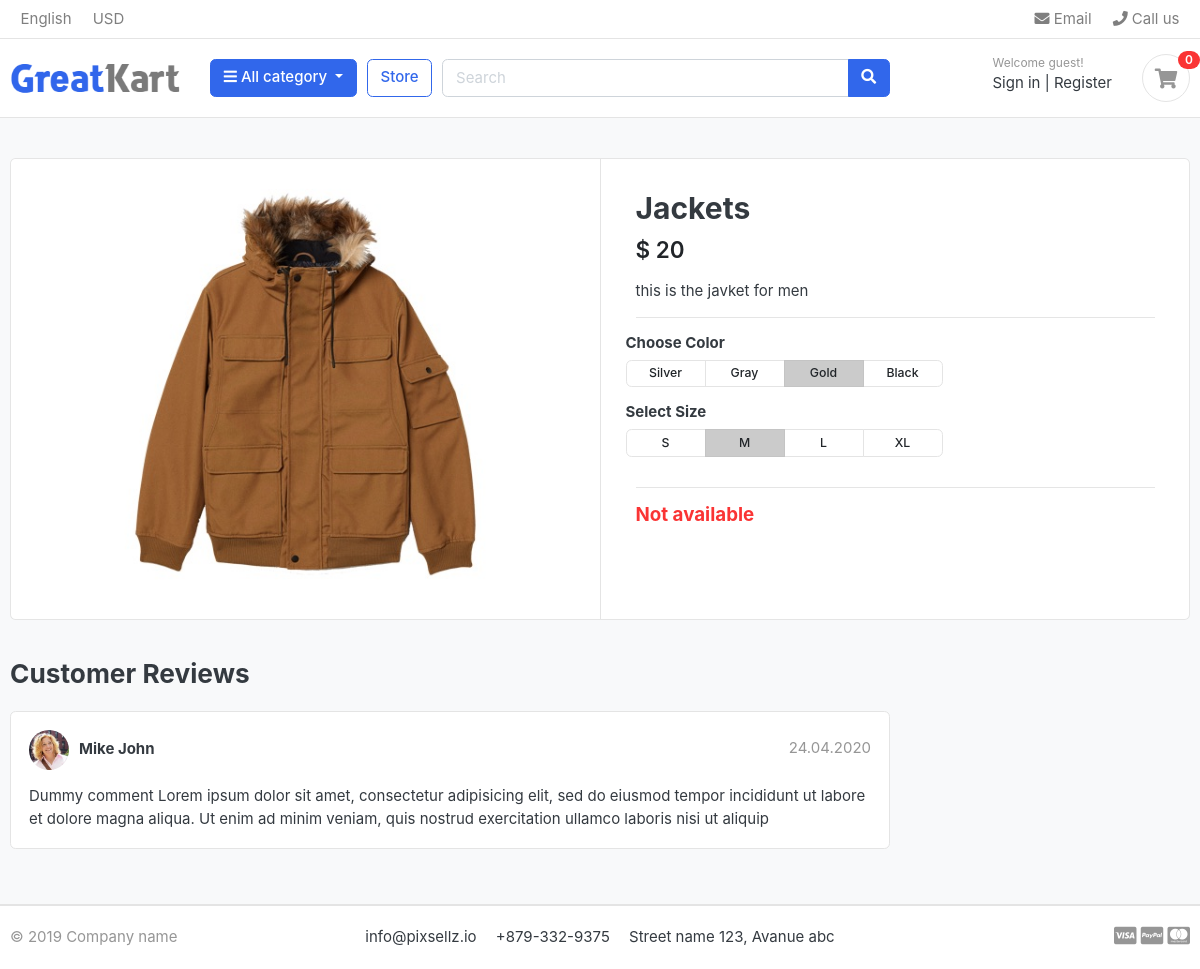
The app's page /store/jackets/jackets/ with its own data.
### store/models.py (models this page shows, shortened)
class product(models.Model):
    product_name = models.CharField(max_length=200, unique=True)
    product_slug = models.SlugField(max_length=200, unique=True , help_text="a label for URL config" , auto_created=True) ##nothing but url
    priduct_description = models.TextField(max_length=500, blank=True)
    product_price = models.IntegerField()
    product_image = models.ImageField(upload_to='photos/products')
    product_stock = models.IntegerField()
    is_available  = models.BooleanField(default=True)
    category_fk   = models.ForeignKey(Category, on_delete=models.CASCADE) #Foreign key to link with category table
    product_created_date = models.DateTimeField(auto_now_add=True)
    product_updated_date = models.DateTimeField(auto_now=True)

### store/views.py (the view)
# urls.py: path("<slug:category_slug>/<slug:product_slug>/" , view= views.product_details , name="product_details" ),
def product_details(request , category_slug , product_slug):
    try :
        single_product = product.objects.get(
                category_fk__category_slug = category_slug,
                product_slug = product_slug
            )
    except product.DoesNotExist:
        single_product = None
        raise HttpResponse("Product not found")
    context = {
        'single_product': single_product,
    }
    return render(request , "store/product_details.html" , context = context)

### category/context_proccesor.py (called while the page is built)
def list_category(request):
    category_link = Category.objects.all()
    context = {
        'category': category_link
    }
    return context

### category/models.py (called while the page is built)
    def get_url(self):
        return reverse('products_by_category' , args = [self.category_slug])  ##to make dynamic url for each category

### templates/store/product_details.html
{% extends 'base.html' %}
{% block content %}
{% load static %}
<section class="section-content padding-y bg">
    <div class="container">
        <div class="card">
            <div class="row no-gutters">
                <aside class="col-md-6">
                    <article class="gallery-wrap">
                        <div class="img-big-wrap">
                            <a href="#"><img src="{{ single_product.product_image.url }}" alt="nothing"></a>
                        </div>
                    </article>
                </aside>
                <main class="col-md-6 border-left">
                    <article class="content-body">
                        <h2 class="title">{{ single_product.product_name }}</h2>
                        <div class="mb-3">
                            <var class="price h4">$ {{ single_product.product_price }}</var>
                        </div>
                        <p>{{single_product.priduct_description}}</p>
                        <hr>
                        <div class="row">
                            <div class="item-option-select">
                                <h6>Choose Color</h6>
                                <div class="btn-group btn-group-sm btn-group-toggle" data-toggle="buttons">
                                    <label class="btn btn-light">
                                        <input type="radio" name="radio_color"> Silver
                                    </label>
                                    <label class="btn btn-light">
                                        <input type="radio" name="radio_color"> Gray
                                    </label>
                                    <label class="btn btn-light active">
                                        <input type="radio" name="radio_color checked"> Gold
                                    </label>
                                    <label class="btn btn-light">
                                        <input type="radio" name="radio_color"> Black
                                    </label>
                                </div>
                            </div>
                        </div>
                        <div class="row">
                            <div class="item-option-select">
                                <h6>Select Size</h6>
                                <div class="btn-group btn-group-sm btn-group-toggle" data-toggle="buttons">
                                    <label class="btn btn-light">
                                        <input type="radio" name="radio_color"> S
                                    </label>
                                    <label class="btn btn-light active">
                                        <input type="radio" name="radio_color" checked> M
                                    </label>
                                    <label class="btn btn-light">
                                        <input type="radio" name="radio_color"> L
                                    </label>
                                    <label class="btn btn-light">
                                        <input type="radio" name="radio_color"> XL
                                    </label>
                                </div>
                            </div>
                        </div>
                        <hr>
                        {% if single_product.product_stock != 0 %}
                            <a href="{% url 'add_cart' single_product.id %}" class="btn  btn-primary"> <span class="text">Add to cart</span>
                            <i class="fas fa-shopping-cart"></i> </a> <br> <br>
                            <h5 class="text-safe">Product Count : {{single_product.product_stock}}</h5>
                        {% else %}
                            <h5 class="text-danger">Not available</h5>
                        {% endif %}
                    </article>
                </main>
            </div>
        </div>
        <br>
        <div class="row">
            <div class="col-md-9">
                <header class="section-heading">
                    <h3>Customer Reviews </h3>
                </header>
                <article class="box mb-3">
                    <div class="icontext w-100">
                        <img src="./images/avatars/avatar1.jpg" class="img-xs icon rounded-circle">
                        <div class="text">
                            <span class="date text-muted float-md-right">24.04.2020 </span>
                            <h6 class="mb-1">Mike John </h6>
                        </div>
                    </div>
                    <div class="mt-3">
                        <p>
                            Dummy comment Lorem ipsum dolor sit amet, consectetur adipisicing elit, sed do eiusmod
                            tempor incididunt ut labore et dolore magna aliqua. Ut enim ad minim veniam,
                            quis nostrud exercitation ullamco laboris nisi ut aliquip
                        </p>
                    </div>
                </article>
            </div>
        </div>
    </div>
</section>
{% endblock content %}

### static/css/ui.css (style rules this page uses)
html { font-family: "Inter", sans-serif; font-size: 15px; }
.content-body { flex: 1 1 auto; padding: 2rem 2.3rem; }
.img-xs, .img-sm, .img-md, .img-lg { -o-object-fit: cover; object-fit: cover; flex-shrink: 0; flex-grow: 0; }
.img-xs { width: 40px; height: 40px; }
.padding-y { padding-top: 40px; padding-bottom: 40px; }
var { font-style: normal; }
article:after, .form-group:after { display: block; clear: both; content: ""; }
.bg { background-color: #f8f9fa; }
.section-heading { margin-bottom: 20px; margin-top: 15px; }
p:last-child { margin-bottom: 0; }
.btn-light { background-color: #fff; border-color: #e4e4e4; }
.icontext { display: inline-flex; align-items: center; vertical-align: middle; }
.icontext .text { width: 100%; line-height: 1.2; }
.icontext .icon { position: relative; margin-right: 10px; flex-shrink: 0; flex-grow: 0; }
.price { font-weight: 600; color: #212529; }
.box { padding: 18px; background: #fff; border-radius: 0.37rem; border: 1px solid #e4e4e4; }
.box img { max-width: 100%; }
.gallery-wrap .img-big-wrap { margin-bottom: 10px; border-radius: 0.37rem; overflow: hidden; background-color: #fff; }
.gallery-wrap .img-big-wrap a { text-align: center; display: block; }
.gallery-wrap .img-big-wrap img { height: 450px; width: auto; display: inline-block; }
.item-option-select { margin-bottom: 1rem; display: inline-block; margin-right: 15px; }
.item-option-select .btn { min-width: 80px; }

### records on screen
product: product_image (picture), product_name "Jackets", product_price "20", priduct_description "this is the javket for men"
